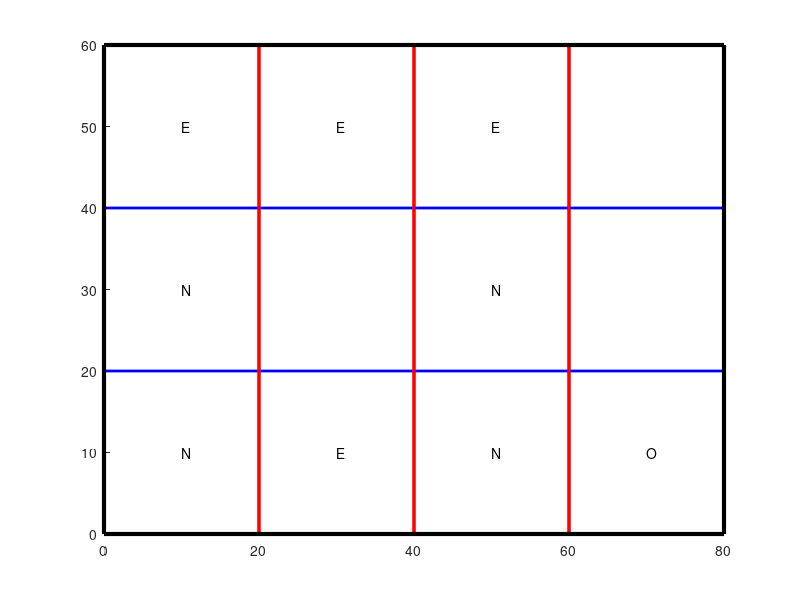
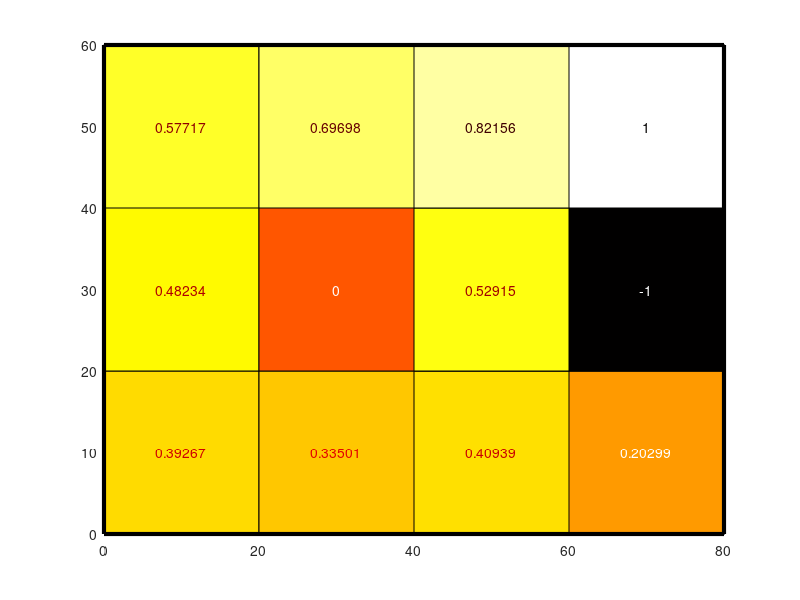
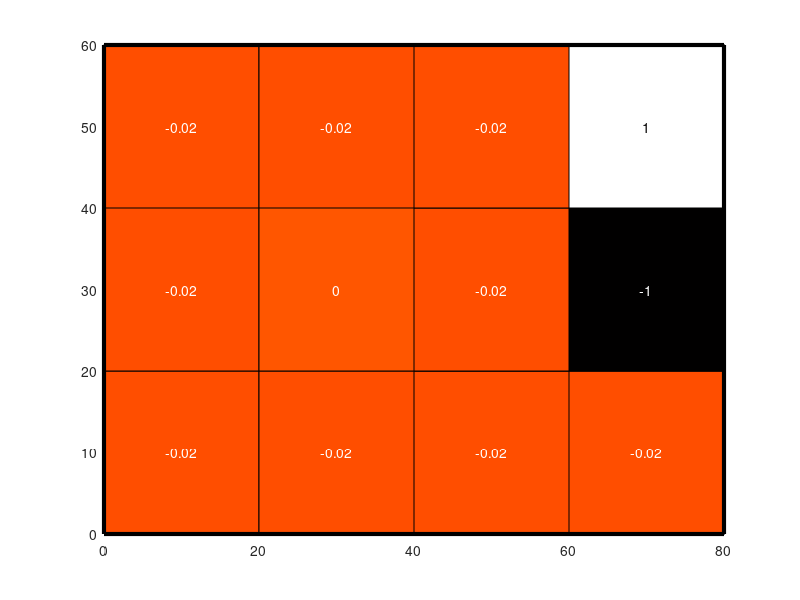
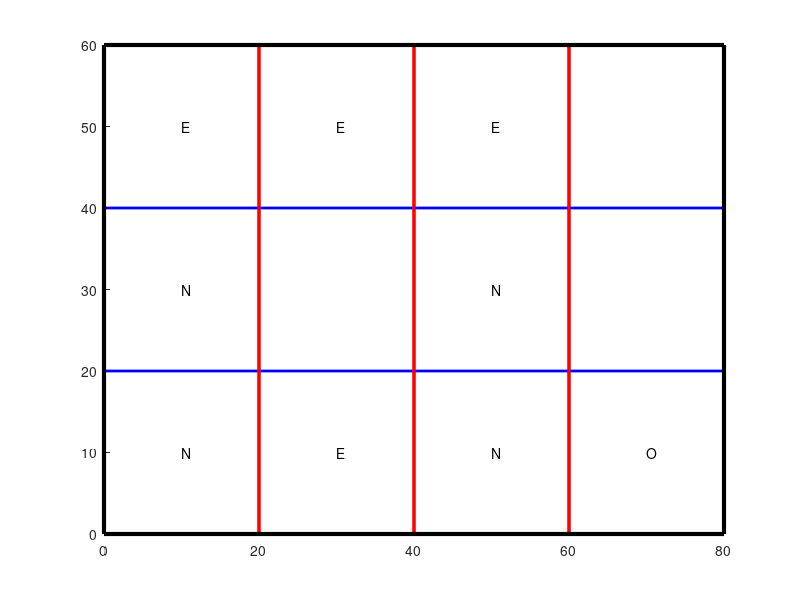

Here is the MATLAB script that generated these plots, in order:
1;

numStates=12;
numActions=5;

%% Nemónicos de estados a índice
s11= 1; s21= 2; s31= 3; s41= 4;
s12= 5; s22= 6; s32= 7; s42= 8;
s13= 9; s23=10; s33=11; s43=12;

%% Acciones
N=1; S=2; E=3; O=4; T=5; % Terminal

%% Probabilidades de transición separadas por acción

%% P_sN  
%%    11 21 31 41  12 22 32 42  13 23 33 43 
PsN=[ .1 .1 .0 .0  .8 .0 .0 .0  .0 .0 .0 .0 ; % 11
      .1 .8 .1 .0  .0 .0 .0 .0  .0 .0 .0 .0 ; % 21
      .0 .1 .0 .1  .0 .0 .8 .0  .0 .0 .0 .0 ; % 31
      .0 .0 .1 .1  .0 .0 .0 .8  .0 .0 .0 .0 ; % 41
      .0 .0 .0 .0  .2 .0 .0 .0  .8 .0 .0 .0 ; % 12
      .0 .0 .0 .0  .0 .0 .0 .0  .0 .0 .0 .0 ; % 22
      .0 .0 .0 .0  .0 .0 .1 .1  .0 .0 .8 .0 ; % 32
      .0 .0 .0 .0  .0 .0 .0 .0  .0 .0 .0 .0 ; % 42
      .0 .0 .0 .0  .0 .0 .0 .0  .9 .1 .0 .0 ; % 13
      .0 .0 .0 .0  .0 .0 .0 .0  .1 .8 .1 .0 ; % 23
      .0 .0 .0 .0  .0 .0 .0 .0  .0 .1 .8 .1 ; % 33
      .0 .0 .0 .0  .0 .0 .0 .0  .0 .0 .0 .0 ; ];% 43

%% P_sS
%%    11 21 31 41  12 22 32 42  13 23 33 43 
PsS=[ .9 .1 .0 .0  .0 .0 .0 .0  .0 .0 .0 .0 ; % 11
      .1 .8 .1 .0  .0 .0 .0 .0  .0 .0 .0 .0 ; % 21
      .0 .1 .8 .1  .0 .0 .0 .0  .0 .0 .0 .0 ; % 31
      .0 .0 .1 .9  .0 .0 .0 .0  .0 .0 .0 .0 ; % 41
      .8 .0 .0 .0  .2 .0 .0 .0  .0 .0 .0 .0 ; % 12
      .0 .0 .0 .0  .0 .0 .0 .0  .0 .0 .0 .0 ; % 22
      .0 .0 .8 .0  .0 .0 .1 .1  .0 .0 .0 .0 ; % 32
      .0 .0 .0 .0  .0 .0 .0 .0  .0 .0 .0 .0 ; % 42
      .0 .0 .0 .0  .8 .0 .0 .0  .1 .1 .0 .0 ; % 13
      .0 .0 .0 .0  .0 .0 .0 .0  .1 .8 .1 .0 ; % 23
      .0 .0 .0 .0  .0 .0 .8 .0  .0 .1 .0 .1 ; % 33
      .0 .0 .0 .0  .0 .0 .0 .0  .0 .0 .0 .0 ; ];% 43

%% P_sE
%%    11 21 31 41  12 22 32 42  13 23 33 43 
PsE=[ .1 .8 .0 .0  .1 .0 .0 .0  .0 .0 .0 .0 ; % 11
      .0 .2 .8 .0  .0 .0 .0 .0  .0 .0 .0 .0 ; % 21
      .0 .0 .1 .8  .0 .0 .1 .0  .0 .0 .0 .0 ; % 31
      .0 .0 .0 .9  .0 .0 .0 .1  .0 .0 .0 .0 ; % 41
      .1 .0 .0 .0  .8 .0 .0 .0  .1 .0 .0 .0 ; % 12
      .0 .0 .0 .0  .0 .0 .0 .0  .0 .0 .0 .0 ; % 22
      .0 .0 .1 .0  .0 .0 .0 .8  .0 .0 .1 .0 ; % 32
      .0 .0 .0 .0  .0 .0 .0  1  .0 .0 .0 .0 ; % 42
      .0 .0 .0 .0  .1 .0 .0 .0  .1 .8 .0 .0 ; % 13
      .0 .0 .0 .0  .0 .0 .0 .0  .0 .2 .8 .0 ; % 23
      .0 .0 .0 .0  .0 .0 .1 .0  .0 .0 .1 .8 ; % 33
      .0 .0 .0 .0  .0 .0 .0 .0  .0 .0 .0  0 ; ];% 43


%% P_sO
%%    11 21 31 41  12 22 32 42  13 23 33 43 
PsO=[ .9 .0 .0 .0  .1 .0 .0 .0  .0 .0 .0 .0 ; % 11
      .8 .2 .0 .0  .0 .0 .0 .0  .0 .0 .0 .0 ; % 21
      .0 .8 .1 .0  .0 .0 .1 .0  .0 .0 .0 .0 ; % 31
      .0 .0 .8 .1  .0 .0 .0 .1  .0 .0 .0 .0 ; % 41
      .1 .0 .0 .0  .8 .0 .0 .0  .1 .0 .0 .0 ; % 12
      .0 .0 .0 .0  .0 .0 .0 .0  .0 .0 .0 .0 ; % 22
      .0 .0 .1 .0  .0 .0 .8 .0  .0 .0 .1 .0 ; % 32
      .0 .0 .0 .0  .0 .0 .0 .0  .0 .0 .0 .0 ; % 42
      .0 .0 .0 .0  .1 .0 .0 .0  .9 .0 .0 .0 ; % 13
      .0 .0 .0 .0  .0 .0 .0 .0  .8 .2 .0 .0 ; % 23
      .0 .0 .0 .0  .0 .0 .1 .0  .0 .8 .1 .0 ; % 33
      .0 .0 .0 .0  .0 .0 .0 .0  .0 .0 .0 .0 ; ];% 43

PsT=zeros(numStates,numStates);


%% Probabilidades de transición Ps(currentState,targetState,action)
Ps=[];

Ps(:,:,N)=PsN;
Ps(:,:,S)=PsS;
Ps(:,:,E)=PsE;
Ps(:,:,O)=PsO;
Ps(:,:,T)=PsT;

%% Recompensas solo por estado
R=ones(1,numStates)*-.02;
R(s22)=0;
R(s42)=-1; %% <- A lot depends on this terminal state
R(s43)=+1;


%% Helper: show policy
function show_policy(PO)

  astr={"N","S","E","O"," "};
  delta=20;
  clf();
  hold on;
  for y=0:2
    plot([0 4*delta],[y*delta,y*delta],"b","linewidth",2);
    for x=0:3
      plot([x*delta x*delta],[0,3*delta],"r","linewidth",2);
      text((x+0.5)*delta,(y+0.5)*delta,astr(PO(x+y*4+1)));
    endfor
  endfor
  plot([0,delta*4,delta*4,0,0],[0,0,delta*3,delta*3,0],"k","linewidth",3);

endfunction


%% Helper: show policy
function show_value(Value)

  ps = 512;
  cmap=colormap(hot(ps));

  eps = 1e-6;
  
  mnv = min(Value(:))-eps;
  mxv = max(Value(:))+eps;

  
  delta=20;
  clf();
  hold on;
  for y=0:2
    for x=0:3
      val = Value(x+y*4+1);
      cidx = 1+round((ps-1)*(val-mnv)/(mxv-mnv));
      %% plot([x*delta x*delta],[0,3*delta],"r","linewidth",2);
      rectangle("Position",[x*delta y*delta (x+1)*delta (y+1)*delta],
                "FaceColor",cmap(cidx,:));

      tidx = ps+1-cidx; %% Text color index
      if (abs(tidx-ps/2)<0.1*ps) tidx = ps; endif
      
      text((x+0.5)*delta,(y+0.5)*delta,num2str(val),
           "horizontalalignment","center",
           "color",cmap(tidx,:));

    endfor
  endfor
  plot([0,delta*4,delta*4,0,0],[0,0,delta*3,delta*3,0],"k","linewidth",3);

  axis([0,delta*4,0,delta*3]);
endfunction


figure(3,"name","Recompensa");
show_value(R)


########################
## Iteración de valor ##
########################
V=R;
Vnew=zeros(1,numStates);

sincronico=true;

PO=ones(1,numStates)*T; ## Terminal action as default
gamma=0.9; ## Discount factor

eps=1e-6;
do
  change=0;
  
  for s=1:numStates
    [maxVal,bestAction]=max(sum(reshape(V,numStates,1).*reshape(Ps(s,:,1:4),numStates,4)));
    
    newVal = R(s) + gamma*maxVal; ## versión sincrónica de actualización
    if (newVal > (V(s)+eps))
      PO(s)=bestAction;    ## Cambie acción solo si hay mejora
    endif

    if (sincronico)
      Vnew(s)=newVal; ## versión sincrónica
    else
      V(s)=newVal; ## versión asincrónica
    endif
    
    change += abs(newVal-V(s));
  endfor

  if (sincronico)
    V = Vnew; ## versión sincrónica
  endif
  
  figure(1,"name","Policy");
  show_policy(PO);
  
  figure(2,"name","Value function");
  show_value(V)
  
  printf("Change: %f\n",change);
  fflush(stdout);
  drawnow();
  pause();
 
  
until (change<=1e-3)

% Resuelva sistema de ecuaciones lineales

%    11 21 31 41  12 22 32 42  13 23 33 43 
M = zeros(numStates,numStates);
b = reshape(R,numStates,1);
for s=1:numStates ## Initial state
  M(s,s)=1;
 
  for t=1:numStates ## Target state
    M(s,t)-=gamma*Ps(s,t,PO(s));
  endfor;
endfor;

% Función de valor
Vpi=M\b

figure(4,"name","Policy");
show_policy(PO)

figure(5,"name","Value function");
show_value(Vpi)
